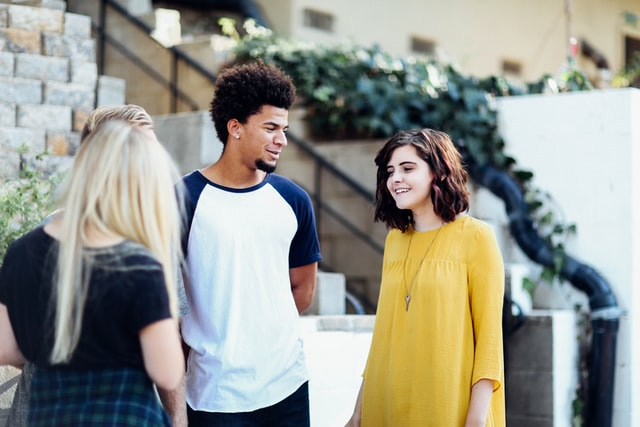
#> input picture felix_ferrand/opencv/img1.jpg, 640 x 427 px
$ jupyter execute --allow-errors opencv.ipynb
#> lines starting #> are read from the running program, lines starting #| are printed output that depends on the picture; after the words box and inside, x2 and y2 are one past the last pixel; in counts of white or black regions, pixels touching at a corner belong together
[cell 1]
import numpy as np
import cv2
import matplotlib.pyplot as plt

[cell 2]
face_cascade = cv2.CascadeClassifier('haarcascade_frontalface_default.xml')

def detect_faces (path):
#> called with path = 'img1.jpg'
    img = cv2.imread(path)
#> img is the input picture: shape (427, 640, 3); mean B, G, R 141, 150, 148.7
    gray = cv2.cvtColor(img, cv2.COLOR_BGR2GRAY)
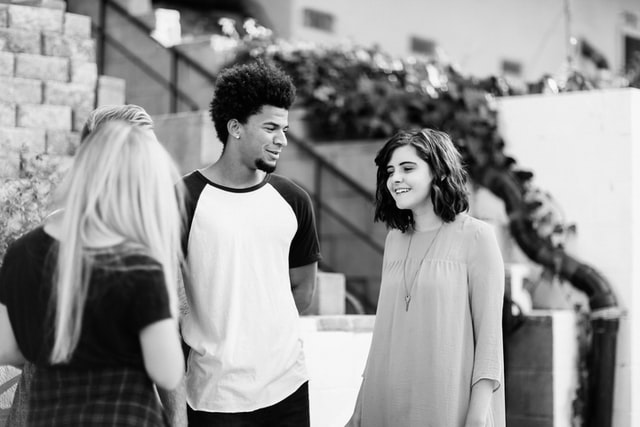
#> gray: shape (427, 640); min 0, max 255, mean 148.6
    faces = face_cascade.detectMultiScale(gray, 1.1, 4)
#> faces = [[375, 147, 59, 59], [249, 103, 62, 62]]
    for (x, y, w, h) in faces:
        cv2.rectangle(img, (x, y), (x+w, y+h), (255, 0, 0), 2)
        roigray = gray[y:y+h, x:x+w]
        roicolor = img[y:y+h, x:x+w]
#> this loop made 2 passes
#> pass 1, in detect_faces, `roicolor = img[y:y+h, x:x+w]`:
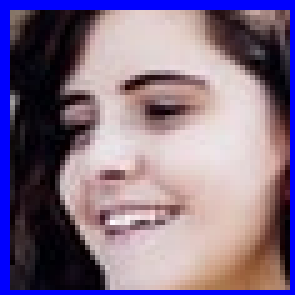
#> roicolor: shape (59, 59, 3) (shown 5 times larger); mean B, G, R 135.7, 111.1, 129.8
#> after the loop:
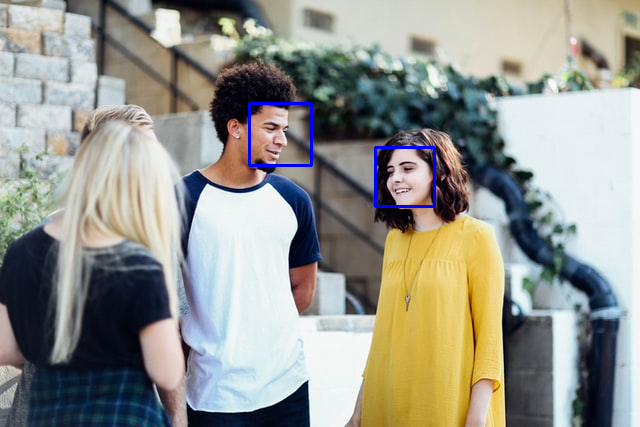
#> img: shape (427, 640, 3); 0.53% of pixels changed, all inside (x1, y1, x2, y2) = (248, 102, 436, 208)
    plt.grid(None)
    plt.xticks([])
    plt.yticks([])
    imgplot = plt.imshow(img)

[cell 3]
detect_faces('img1.jpg')

[cell 4]
detect_faces('img2.jpg')
#> call 2 of detect_faces, with path = 'img2.jpg'
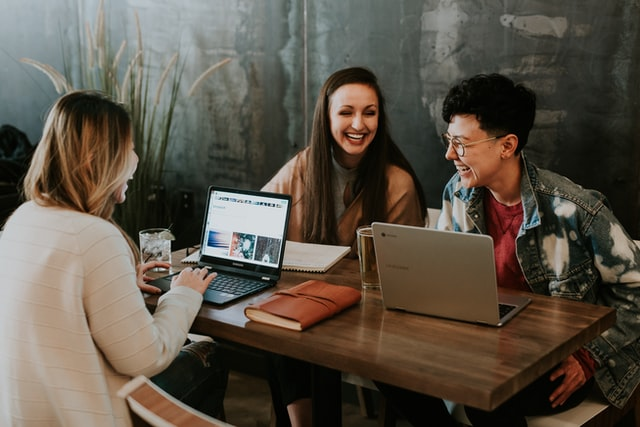
#> input picture felix_ferrand/opencv/img2.jpg, 640 x 427 px
#> in detect_faces, img is the input picture: shape (427, 640, 3); mean B, G, R 70.9, 82.6, 91.3
#> in detect_faces (call 2), `gray = cv2.cvtColor(img, cv2.COLOR_BGR2GRAY)`:
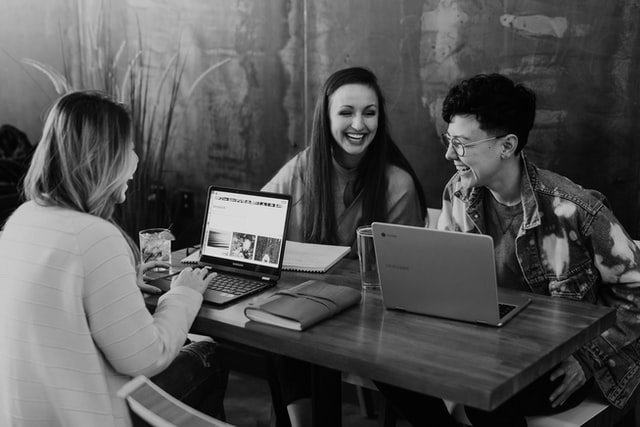
#> gray: shape (427, 640); min 0, max 246, mean 83.9
#> in detect_faces (call 2), `faces = face_cascade.detectMultiScale(gray, 1.1, 4)`: faces = [[428, 119, 63, 63], [324, 88, 64, 64]]
#> the loop in detect_faces (call 2), `for (x, y, w, h) in faces:` made 2 passes
#> pass 1, in detect_faces (call 2), `roicolor = img[y:y+h, x:x+w]`:
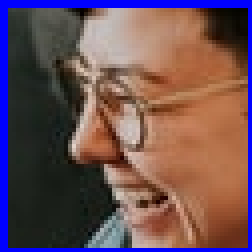
#> roicolor: shape (63, 63, 3) (shown 4 times larger); mean B, G, R 86.1, 79.8, 107.3
#> pass 2, in detect_faces (call 2), `roicolor = img[y:y+h, x:x+w]`:
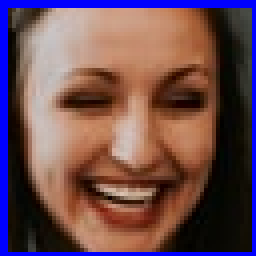
#> roicolor: shape (64, 64, 3) (shown 4 times larger); mean B, G, R 82.4, 76.2, 108.1
#> after the loop in detect_faces (call 2), `for (x, y, w, h) in faces:`:
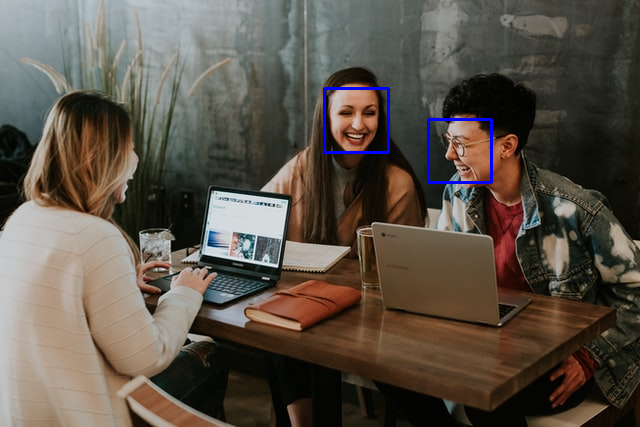
#> img: shape (427, 640, 3); 0.55% of pixels changed, all inside (x1, y1, x2, y2) = (323, 87, 493, 184)

#> (a cell that did not finish here is left out)


[cell 6]
detect_faces('img4.jpg')
#> call 4 of detect_faces, with path = 'img4.jpg'
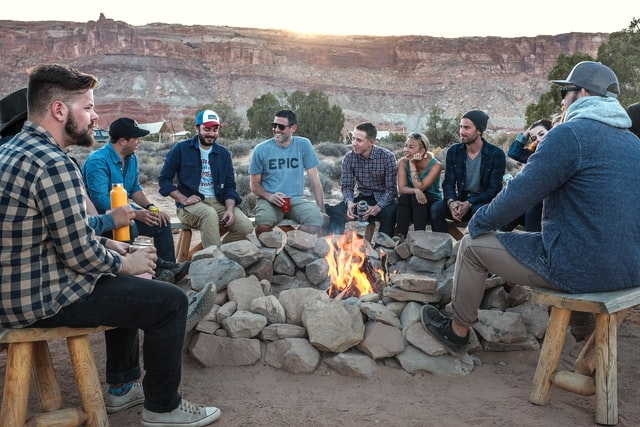
#> input picture felix_ferrand/opencv/img4.jpg, 640 x 427 px
#> in detect_faces, img is the input picture: shape (427, 640, 3); mean B, G, R 111.1, 110.8, 111.9
#> in detect_faces (call 4), `gray = cv2.cvtColor(img, cv2.COLOR_BGR2GRAY)`:
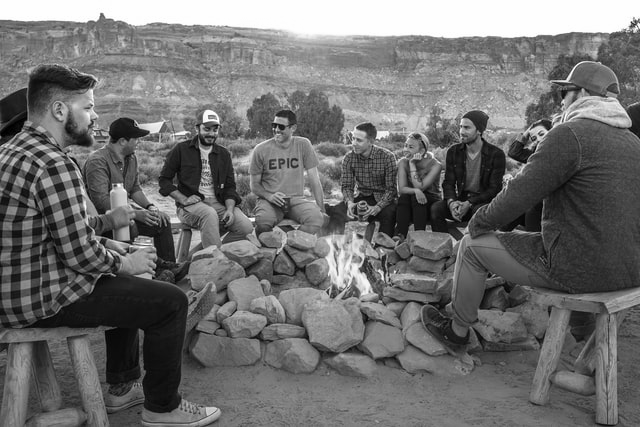
#> gray: shape (427, 640); min 0, max 255, mean 111.2
#> in detect_faces (call 4), `faces = face_cascade.detectMultiScale(gray, 1.1, 4)`: faces = ()
